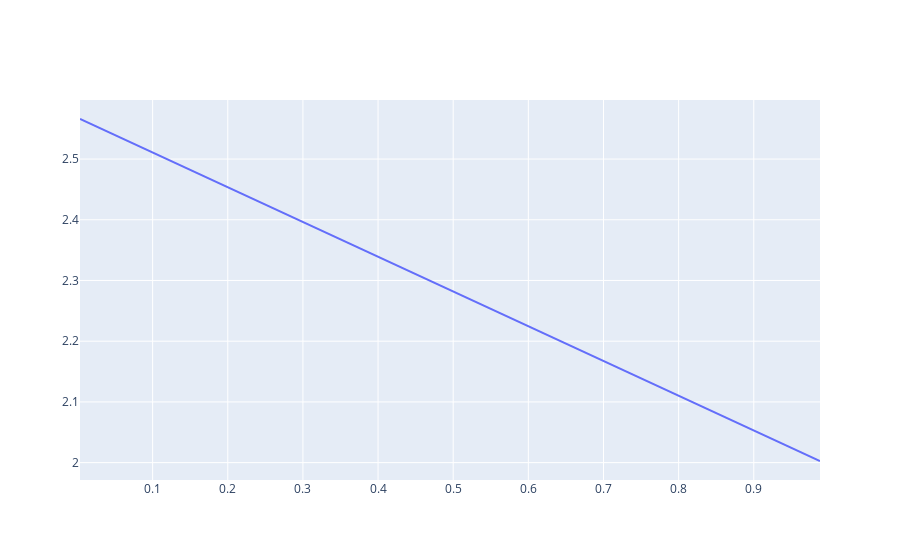
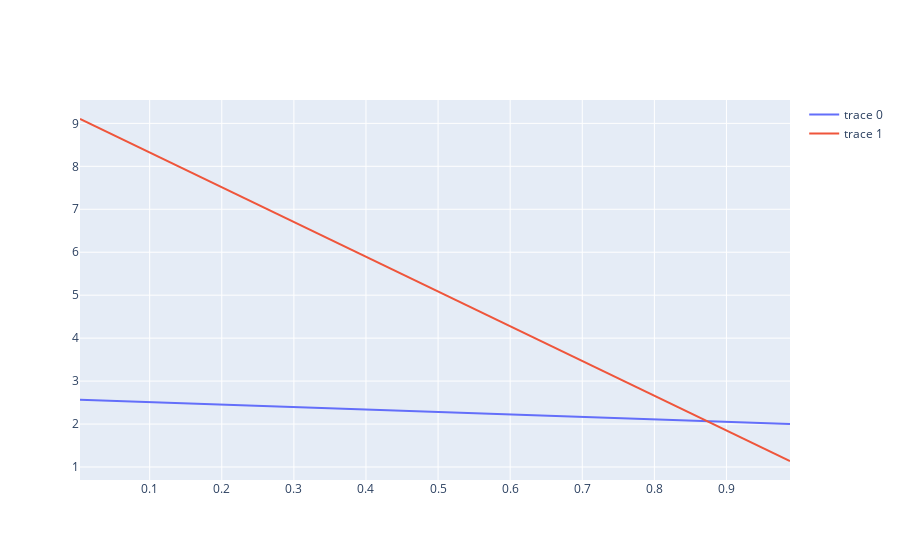
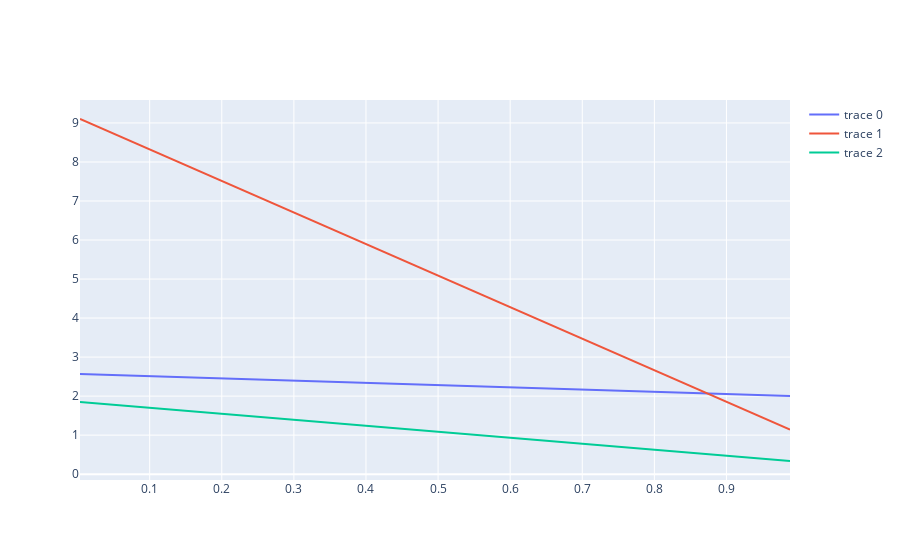
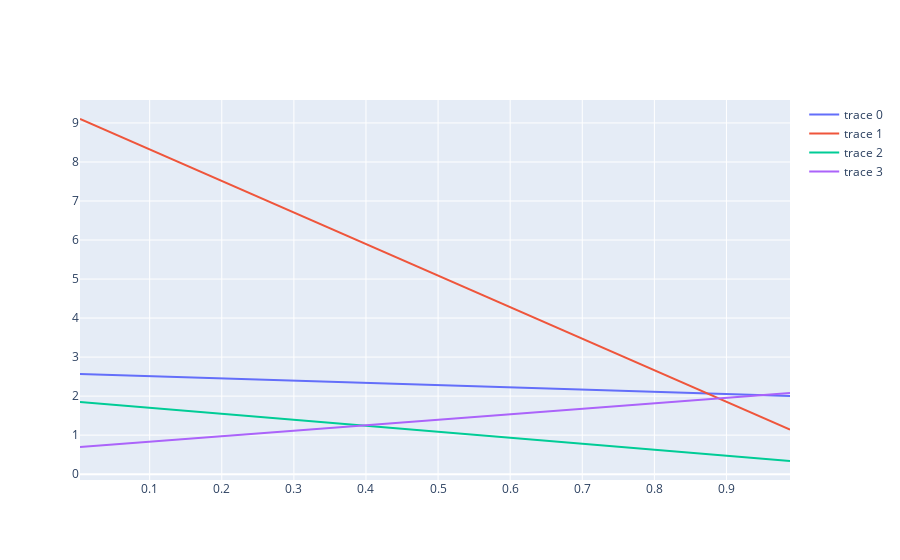

Source (notebook cell) for these figures, in order:
### Code cell
ransac(src_pnts, distance_func, model_func, num_of_points_to_determine_model)

### Figure 1 — Plotly figure (JSON) as saved in the notebook; plotly's stock layout.template omitted (floating-point values rounded to 4 significant figures)
{"data": [{"mode": "lines", "type": "scatter", "x": [0.003347, 0.9881], "y": [2.566, 2.003]}], "layout": {}}

### Figure 2 — Plotly figure (JSON) as saved in the notebook; plotly's stock layout.template omitted (floating-point values rounded to 4 significant figures)
{"data": [{"mode": "lines", "type": "scatter", "x": [0.003347, 0.9881], "y": [2.566, 2.003]}, {"mode": "lines", "type": "scatter", "x": [0.003347, 0.9881], "y": [9.101, 1.14]}], "layout": {}}

### Figure 3 — Plotly figure (JSON) as saved in the notebook; plotly's stock layout.template omitted (floating-point values rounded to 4 significant figures)
{"data": [{"mode": "lines", "type": "scatter", "x": [0.003347, 0.9881], "y": [2.566, 2.003]}, {"mode": "lines", "type": "scatter", "x": [0.003347, 0.9881], "y": [9.101, 1.14]}, {"mode": "lines", "type": "scatter", "x": [0.003347, 0.9881], "y": [1.848, 0.3371]}], "layout": {}}

### Figure 4 — Plotly figure (JSON) as saved in the notebook; plotly's stock layout.template omitted (floating-point values rounded to 4 significant figures)
{"data": [{"mode": "lines", "type": "scatter", "x": [0.003347, 0.9881], "y": [2.566, 2.003]}, {"mode": "lines", "type": "scatter", "x": [0.003347, 0.9881], "y": [9.101, 1.14]}, {"mode": "lines", "type": "scatter", "x": [0.003347, 0.9881], "y": [1.848, 0.3371]}, {"mode": "lines", "type": "scatter", "x": [0.003347, 0.9881], "y": [0.6927, 2.077]}], "layout": {}}
